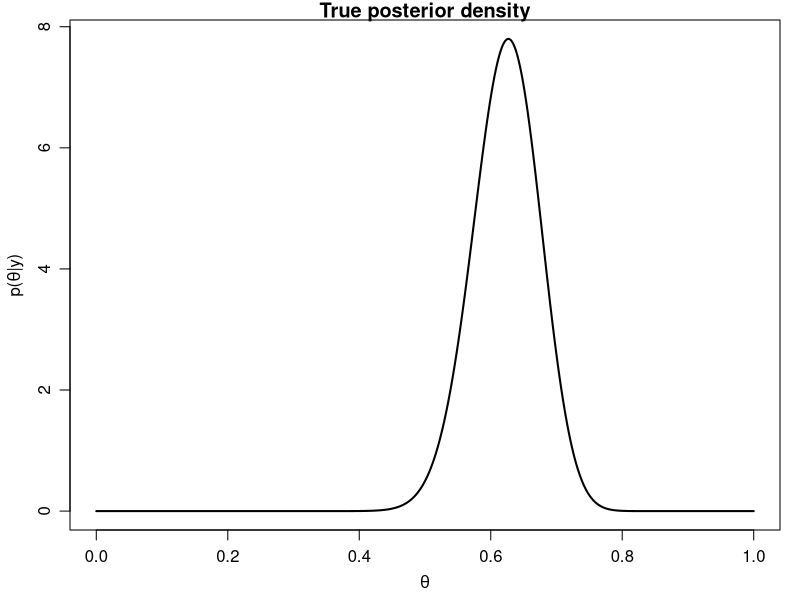
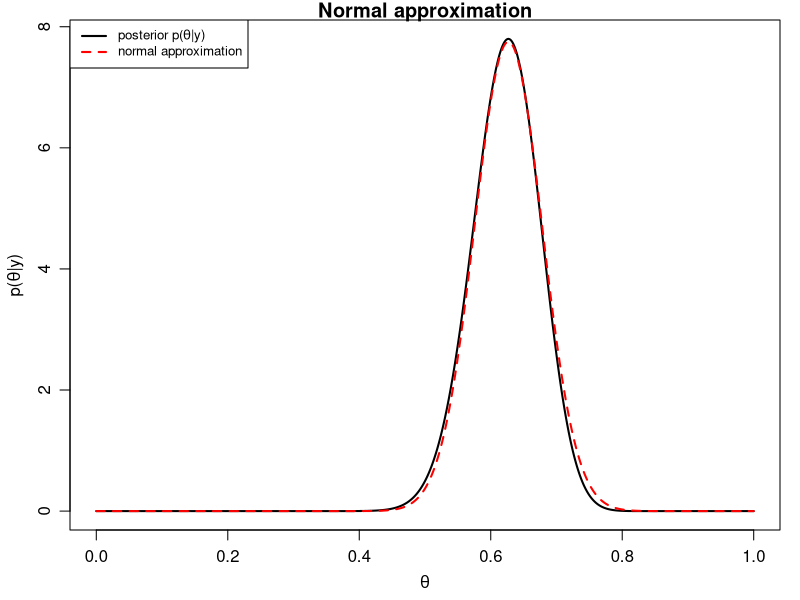
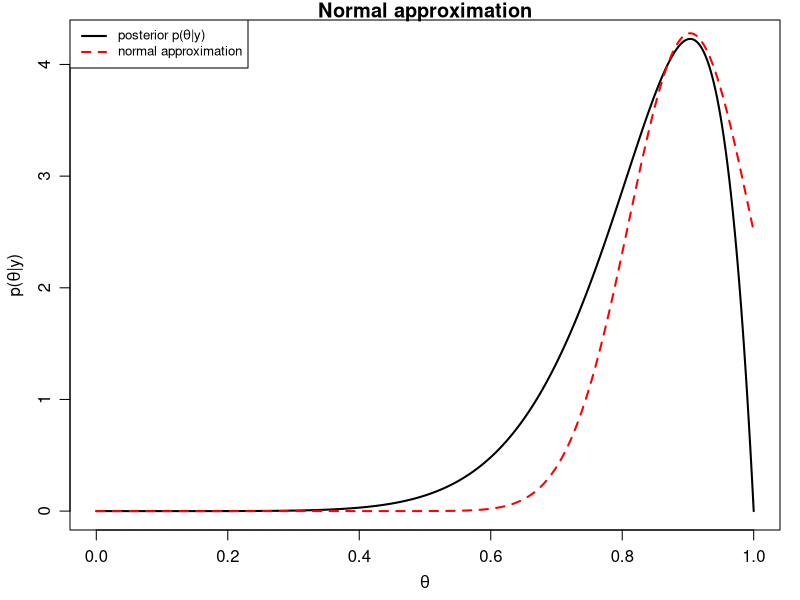
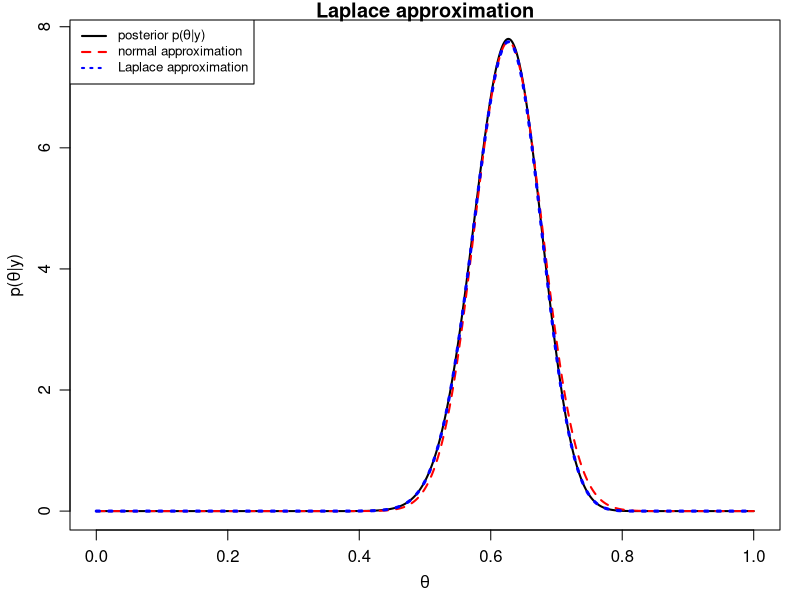
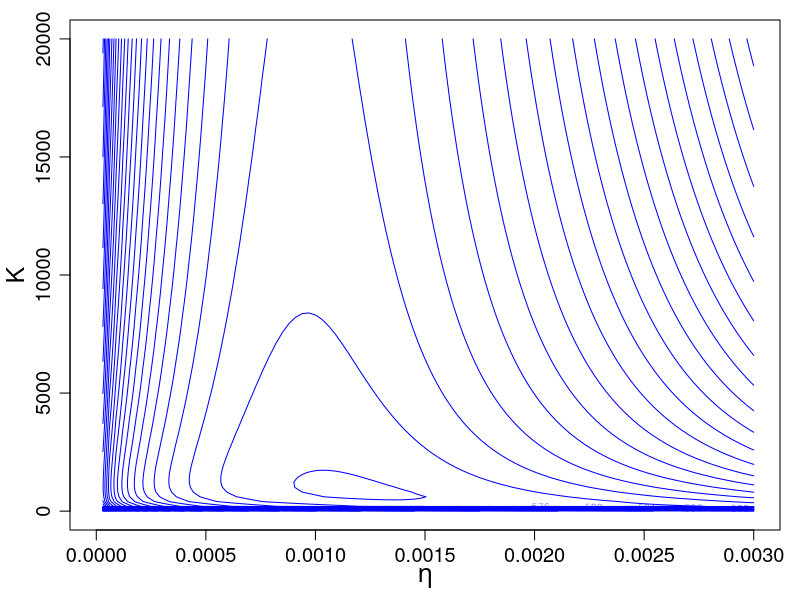
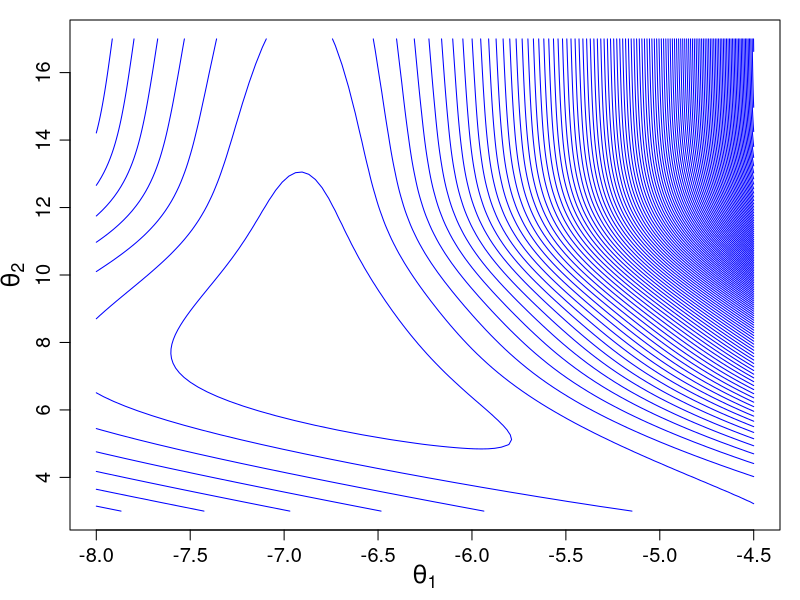
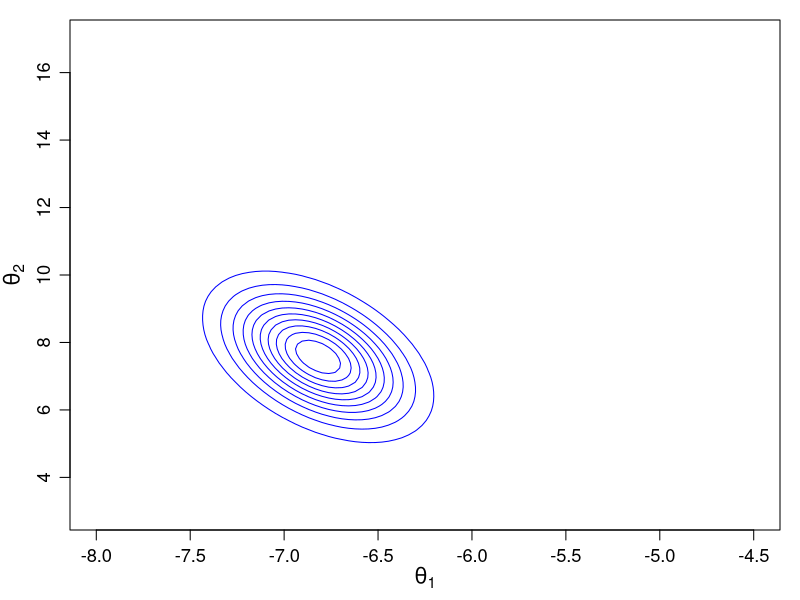

Recreate these plots in R, in order. (Note: this script raises an error after producing the figures.)
###### Chapter 5 Normal Approximation and Laplace Approximation	######


### Example: Genetic linkage model

# plot the exact posterior
Y <- c(125, 18, 20, 34)
post0 <- function(theta, Y) {
	(2+theta)^(Y[1])*(1-theta)^(Y[2]+Y[3])*theta^(Y[4])
}
(Const <- integrate(post0, 0, 1, Y=Y)$value)

pdf("truepost.pdf",width=4,height=3.5)
par(mar=c(3.5,3.5,1,1))
par(mgp=c(2.1,0.8,0))
theta.grid <- seq(from=0, to=1, by=0.001)
plot(theta.grid, post0(theta.grid,Y=Y)/Const, type="l", lwd=2, 
	 ylab=expression(paste("p(",theta,"|y)")), xlab=expression(theta),
	 main="True posterior density")
dev.off()  

# find the mode of p(theta|y) and the Hessian
(out <- optimize(post0, interval=c(0,1), Y=Y, maximum=TRUE))
theta.hat <- out$maximum
(var.theta <- 1/(Y[1]/(2+theta.hat)^2+(Y[2]+Y[3])/(1-theta.hat)^2+Y[4]/theta.hat^2))

# plot the normal approximation
pdf("normalapprox1.pdf",width=5,height=4)
par(mar=c(3.5,3.5,1,1))
par(mgp=c(2.1,0.8,0))
theta.grid <- seq(from=0, to=1, by=0.001)
plot(theta.grid, post0(theta.grid,Y=Y)/Const, type="l", lwd=2, 
	 ylab=expression(paste("p(",theta,"|y)")), xlab=expression(theta),
	 main="Normal approximation")
points(theta.grid, dnorm(theta.grid,mean=theta.hat,sd=sqrt(var.theta)),
		type="l", lwd=2, lty=2, col="red")
legend("topleft",legend = c(expression(paste("posterior p(", theta, "|y)")),
		"normal approximation"),
		col=c("black","red"), lty=c(1,2), lwd=2, cex=0.8)
dev.off() 

# repeat the process for Y=(14,0,1,5)
Y <- c(14, 0, 1, 5)
Const2 <- integrate(post0, 0, 1, Y=Y)$value
(out <- optimize(post0, interval=c(0,1), Y=Y, maximum=TRUE))
theta.hat <- out$maximum
(var.theta <- 1/(Y[1]/(2+theta.hat)^2+(Y[2]+Y[3])/(1-theta.hat)^2+Y[4]/theta.hat^2))

pdf("normalapprox2.pdf",width=5,height=4)
par(mar=c(3.5,3.5,1,1))
par(mgp=c(2.1,0.8,0))
theta.grid <- seq(from=0, to=1, by=0.001)
plot(theta.grid, post0(theta.grid,Y=Y)/Const2, type="l", lwd=2, 
	 ylab=expression(paste("p(",theta,"|y)")), xlab=expression(theta),
	 main="Normal approximation")
points(theta.grid, dnorm(theta.grid,mean=theta.hat,sd=sqrt(var.theta)),
		type="l", lwd=2, lty=2, col="red")
legend("topleft",legend = c(expression(paste("posterior p(", theta, "|y)")),
		"normal approximation"),
		col=c("black","red"), lty=c(1,2), lwd=2, cex=0.8)
dev.off() 

## Laplace method
# calculate the Laplace approximation to denominator
Y <- c(125, 18, 20, 34)
# Y <- c(14, 0, 1, 5)
post0 <- function(theta, Y) {
	(2+theta)^(Y[1])*(1-theta)^(Y[2]+Y[3])*theta^(Y[4])
}
Const <- integrate(post0, 0, 1, Y=Y)$value
out <- optimize(post0, interval=c(0,1), Y=Y, maximum=TRUE)
theta.hat <- out$maximum
s.hat <- 1/sqrt(Y[1]/(2+theta.hat)^2+
          (Y[2]+Y[3])/(1-theta.hat)^2+Y[4]/theta.hat^2)

# plot the Laplace approximation together with normal approximation
pdf("Laplace1.pdf",width=5,height=4)
par(mar=c(3.5,3.5,1,1))
par(mgp=c(2.1,0.8,0))
theta.grid <- seq(from=0, to=1, by=0.001)
plot(theta.grid, post0(theta.grid,Y=Y)/Const, type="l", lwd=2, 
	 ylab=expression(paste("p(",theta,"|y)")), xlab=expression(theta),
	 main="Laplace approximation")
points(theta.grid, dnorm(theta.grid,mean=theta.hat,sd=s.hat),
		type="l", lwd=2, lty=2, col="red")
points(theta.grid, post0(theta.grid,Y)/(sqrt(2*pi)*s.hat*post0(theta.hat,Y)),
		type="l", lwd=3, lty=3, col="blue")		
legend("topleft",legend = c(expression(paste("posterior p(", theta, "|y)")),
		"normal approximation", "Laplace approximation"),
		col=c("black","red","blue"), lty=c(1,2,3), lwd=2, cex=0.8)
dev.off() 		  

# estimate the posterior mean of theta
numerator <- function(theta, Y) {
	theta * (2+theta)^(Y[1])*(1-theta)^(Y[2]+Y[3])*theta^(Y[4])
}
(integrate(numerator, 0, 1, Y=Y)$value)/Const      # true posterior mean
(theta.hat)      # Approximation 1

out.star <- optimize(numerator, interval=c(0,1), Y=Y, maximum=TRUE)
theta.star <- out.star$maximum
s.star <- 1/sqrt(1/theta.star^2 + Y[1]/(2+theta.star)^2+
          (Y[2]+Y[3])/(1-theta.star)^2 + Y[4]/theta.star^2)
((s.star*theta.star*post0(theta.star,Y))/
 (s.hat*post0(theta.hat,Y)))      # Approximation 2



 
 

### Example: Stomach cancer data

# contour plot of cancer mortality dataset
require(LearnBayes)            # install and load the R package "LearnBayes"
data(cancermortality)          # load the dataset "cancermortality" 
y <- cancermortality$y
n <- cancermortality$n
NC <- length(y)                # no. of cities            

logpost0 <- function(eta,K,y,n){
	(sum(lbeta(K*eta+y,K*(1-eta)+n-y) - lbeta(K*eta,K*(1-eta)))
     -log(eta) - log(1-eta) -2*log(1+K))
}

N <- 100
K <- seq(from=1, to=20000, length.out=N)
eta <- seq(from=0, to=0.003, length.out=N)
z <- matrix(0,N,N)
for (i in 1:N){
	for (j in 1:N){
		z[i,j] <- logpost0(eta[i],K[j],y,n)    
}}

pdf("contour01.pdf",width=4,height=3.5)
par(mar=c(3.5,3.5,1,1))
par(mgp=c(2.1,0.8,0))
contour(x=eta,y=K,z,col="blue",nlevels=40, 
    xlab=expression(eta),ylab="K",cex.lab=1.5,cex.axis=1.2)
dev.off()      


# contour plot of transformed parameters

logpost <- function(theta,y,n){
	eta <- 1/(1+exp(-theta[1]))
	K <- exp(theta[2])
	(sum(lbeta(K*eta+y,K*(1-eta)+n-y) - lbeta(K*eta,K*(1-eta)))
     + theta[2] - 2*log(1+exp(theta[2])))
}

N <- 100
theta1 <- seq(from=-8, to=-4.5, length.out=N)
theta2 <- seq(from=3, to=17, length.out=N)
z <- matrix(0,N,N)
for (i in 1:N){
	for (j in 1:N){
		theta <- c(theta1[i], theta2[j])
		z[i,j] <- logpost(theta,y,n)    
}}


pdf("contour1.pdf",width=4,height=3.5)
par(mar=c(3.5,3.5,1,1))
par(mgp=c(2.1,0.8,0))
contour(x=theta1,y=theta2,z,col="blue",nlevels=80,
    xlab=expression(theta[1]),ylab=expression(theta[2]),
    cex.axis=1.2,cex.lab=1.5,drawlabels=FALSE)
dev.off()      



# normal approximation
(out <- optim(par=c(-7,7.5),fn=logpost,hessian=TRUE,control=list(fnscale=-1),y=y,n=n))
(post.mode <- out$par)
(post.cov <- -solve(out$hessian))

require(mvtnorm)
N <- 100
theta1 <- seq(from=-8, to=-4.5, length.out=N)
theta2 <- seq(from=3, to=17, length.out=N)
z <- matrix(0,N,N)
for (i in 1:N){
	for (j in 1:N){
		theta <- c(theta1[i], theta2[j])
		z[i,j] <- dmvnorm(theta,mean=post.mode,sigma=post.cov)    
}}

pdf("contour2.pdf",width=4,height=3.5)
par(mar=c(3.5,3.5,1,1))
par(mgp=c(2.1,0.8,0))
contour(x=theta1,y=theta2,z,col="blue",drawlabels=FALSE,
    xlab=expression(theta[1]),ylab=expression(theta[2]),
    cex.axis=1.1,cex.lab=1.3)
dev.off()


post.sd <- sqrt(diag(post.cov))
qnorm(c(0.05,0.95),mean=post.mode[1],sd=post.sd[1])
qnorm(c(0.05,0.95),mean=post.mode[2],sd=post.sd[2])


# marginal approximation plot
# for eta
plot(density())
